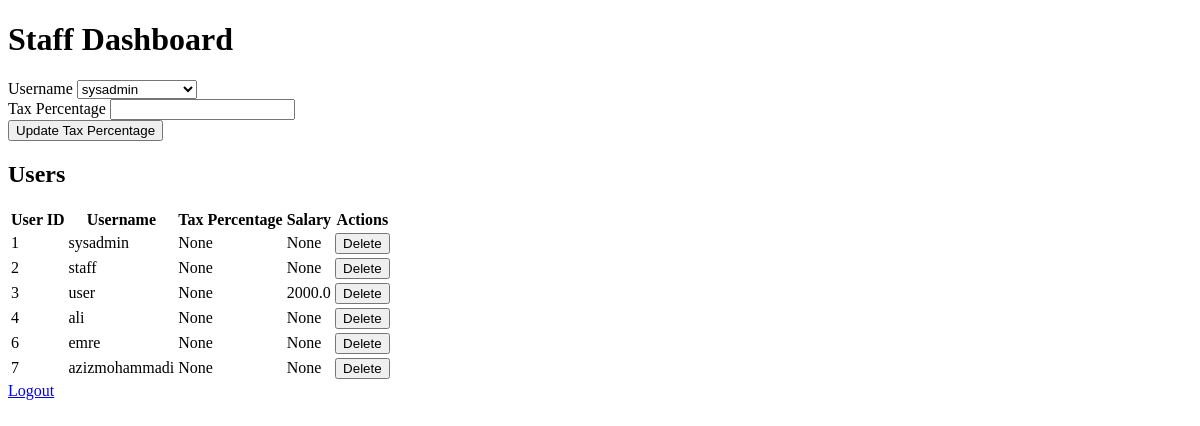
The page /staff_dashboard (signed in) on the database as committed earlier.
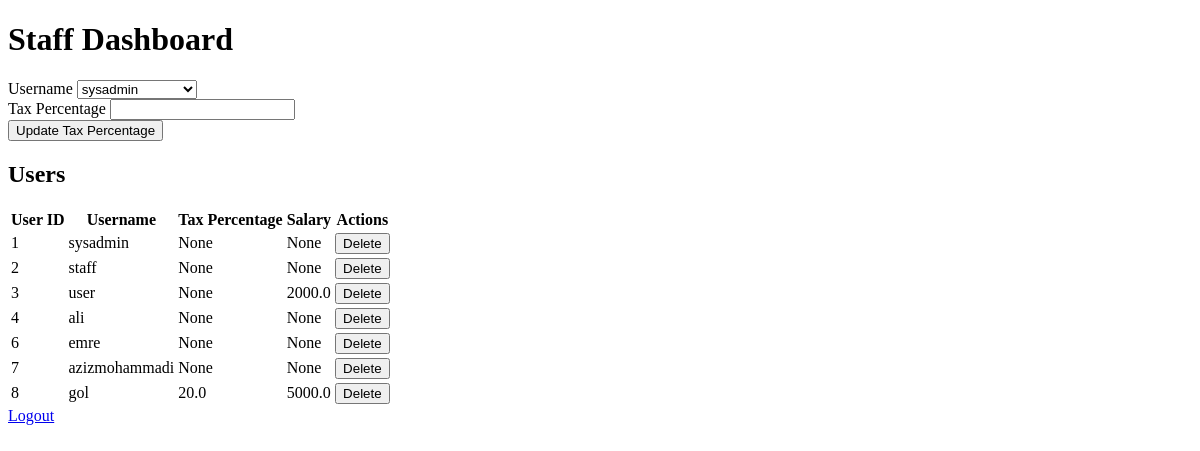
The same page on the database as committed later.
### app/models.py (models this page shows)
class User(db.Model):
    id = db.Column(db.Integer, primary_key=True)
    username = db.Column(db.String(150), unique=True, nullable=False)
    password = db.Column(db.String(150), nullable=False)
    role = db.Column(db.String(50), nullable=False)
    salary = db.Column(db.Float, nullable=True)  # Add this line
    tax_percentage = db.Column(db.Float, nullable=True)  # Add this line

### app/routes.py (the view, shortened to what this page needs)
@app.route('/staff_dashboard', methods=['GET', 'POST'])
@login_required
def staff_dashboard():
    tax_form = TaxPercentageForm()
    users = User.query.all()
    return render_template('staff_dashboard.html', tax_form=tax_form, users=users)

### app/forms.py
class TaxPercentageForm(FlaskForm):
    user_id = SelectField('Username', coerce=int, validators=[DataRequired()])
    tax_percentage = FloatField('Tax Percentage', validators=[DataRequired(), NumberRange(min=0, message='Tax Percentage must be positive')])
    submit = SubmitField('Submit')
    def __init__(self, *args, **kwargs):
        super(TaxPercentageForm, self).__init__(*args, **kwargs)
        self.user_id.choices = [(user.id, user.username) for user in User.query.all()]

### app/templates/staff_dashboard.html (shortened to what this page needs)
<!DOCTYPE html>
<html lang="en">
<head>
    <link rel="stylesheet" href="{{ url_for('static', filename='styles.css') }}">
</head>
<body>
    <div class="container">
        <h1>Staff Dashboard</h1>
        <form method="POST" action="{{ url_for('staff_dashboard') }}">
            <div class="form-group">
                {{ tax_form.user_id.label }}
                {{ tax_form.user_id(class="form-control") }}
            </div>
            <div class="form-group">
                {{ tax_form.tax_percentage.label }}
                {{ tax_form.tax_percentage(class="form-control") }}
            </div>
            <button type="submit" class="btn btn-primary">Update Tax Percentage</button>
        </form>
        <h2>Users</h2>
        <table>
            <thead>
                <tr>
                    <th>User ID</th>
                    <th>Username</th>
                    <th>Tax Percentage</th>
                    <th>Salary</th>
                    <th>Actions</th>
                </tr>
            </thead>
            <tbody>
                {% for user in users %}
                <tr>
                    <td>{{ user.id }}</td>
                    <td>{{ user.username }}</td>
                    <td>{{ user.tax_percentage }}</td>
                    <td>{{ user.salary }}</td>
                    <td>
                        <form method="POST" action="{{ url_for('delete_user', user_id=user.id) }}" style="display:inline;">
                            <button type="submit" class="btn btn-danger">Delete</button>
                        </form>
                    </td>
                </tr>
                {% endfor %}
            </tbody>
        </table>
        <a href="{{ url_for('logout') }}">Logout</a>
    </div>
</body>
</html>

Rows that differ between the two databases and show on the page:
added User: id "8", username "gol", tax_percentage "20.0", salary "5000.0"
